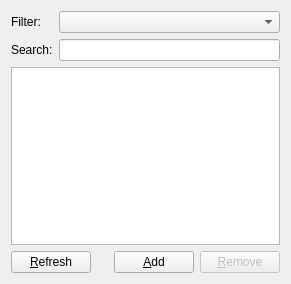
<ui version="4.0" >
 <author>John Eric Martin &lt;john.eric.martin@gmail.com></author>
 <class>AjaxList</class>
 <widget class="QWidget" name="AjaxList" >
  <property name="geometry" >
   <rect>
    <x>0</x>
    <y>0</y>
    <width>291</width>
    <height>284</height>
   </rect>
  </property>
  <layout class="QVBoxLayout" >
   <item>
    <layout class="QGridLayout" >
     <item row="0" column="0" >
      <widget class="QLabel" name="filterLabel" >
       <property name="text" >
        <string>Filter:</string>
       </property>
       <property name="buddy" >
        <cstring>filterCombo</cstring>
       </property>
      </widget>
     </item>
     <item row="0" column="1" >
      <widget class="QComboBox" name="filterCombo" />
     </item>
     <item row="1" column="1" >
      <widget class="SearchEdit" name="searchEdit" />
     </item>
     <item row="1" column="0" >
      <widget class="QLabel" name="searchLabel" >
       <property name="text" >
        <string>Search:</string>
       </property>
       <property name="buddy" >
        <cstring>searchEdit</cstring>
       </property>
      </widget>
     </item>
    </layout>
   </item>
   <item>
    <widget class="QListWidget" name="ajaxList" >
     <property name="iconSize" >
      <size>
       <width>16</width>
       <height>16</height>
      </size>
     </property>
    </widget>
   </item>
   <item>
    <layout class="QHBoxLayout" >
     <item>
      <widget class="QPushButton" name="refreshButton" >
       <property name="text" >
        <string>&amp;Refresh</string>
       </property>
      </widget>
     </item>
     <item>
      <spacer>
       <property name="orientation" >
        <enum>Qt::Horizontal</enum>
       </property>
       <property name="sizeHint" >
        <size>
         <width>40</width>
         <height>20</height>
        </size>
       </property>
      </spacer>
     </item>
     <item>
      <widget class="QPushButton" name="addButton" >
       <property name="text" >
        <string>&amp;Add</string>
       </property>
      </widget>
     </item>
     <item>
      <widget class="QPushButton" name="deleteButton" >
       <property name="enabled" >
        <bool>false</bool>
       </property>
       <property name="text" >
        <string>&amp;Remove</string>
       </property>
      </widget>
     </item>
    </layout>
   </item>
  </layout>
 </widget>
 <customwidgets>
  <customwidget>
   <class>SearchEdit</class>
   <extends>QLineEdit</extends>
   <header>SearchEdit.h</header>
  </customwidget>
 </customwidgets>
 <resources/>
 <connections/>
</ui>
